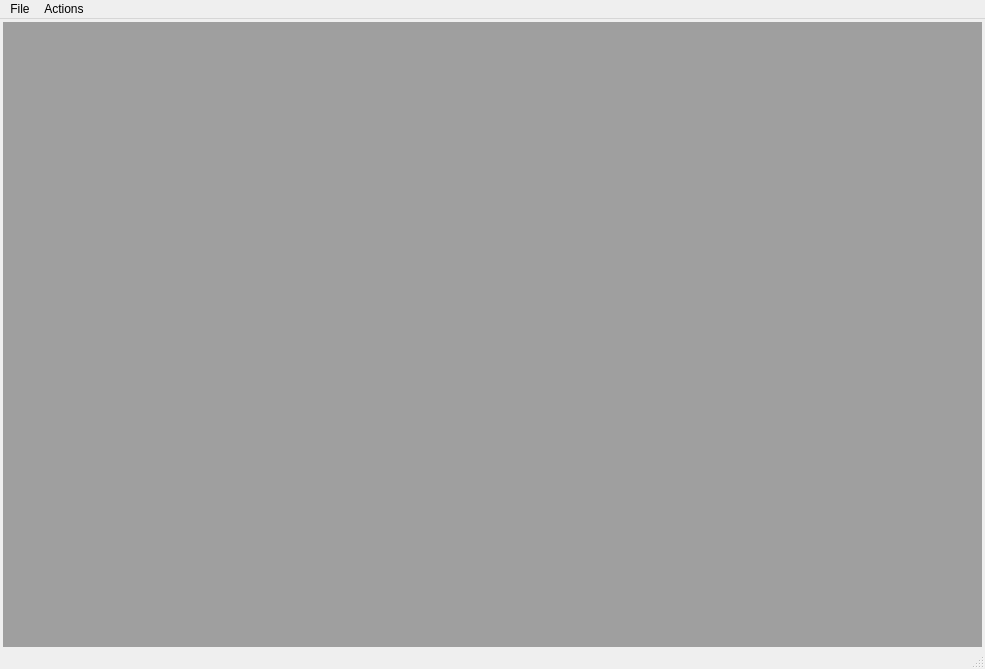
<?xml version="1.0" encoding="UTF-8"?>
<ui version="4.0">
 <class>MainWindow</class>
 <widget class="QMainWindow" name="MainWindow">
  <property name="geometry">
   <rect>
    <x>0</x>
    <y>0</y>
    <width>985</width>
    <height>669</height>
   </rect>
  </property>
  <property name="windowTitle">
   <string>Tsms Client</string>
  </property>
  <widget class="QWidget" name="centralwidget">
   <layout class="QVBoxLayout" name="verticalLayout">
    <property name="spacing">
     <number>6</number>
    </property>
    <property name="leftMargin">
     <number>3</number>
    </property>
    <property name="topMargin">
     <number>3</number>
    </property>
    <property name="rightMargin">
     <number>3</number>
    </property>
    <property name="bottomMargin">
     <number>0</number>
    </property>
    <item>
     <widget class="QMdiArea" name="marea"/>
    </item>
   </layout>
  </widget>
  <widget class="QStatusBar" name="statusbar"/>
  <widget class="QMenuBar" name="menubar">
   <property name="geometry">
    <rect>
     <x>0</x>
     <y>0</y>
     <width>985</width>
     <height>27</height>
    </rect>
   </property>
   <widget class="QMenu" name="menuFile">
    <property name="title">
     <string>File</string>
    </property>
    <addaction name="actionExit"/>
   </widget>
   <widget class="QMenu" name="menuActions">
    <property name="title">
     <string>Actions</string>
    </property>
    <widget class="QMenu" name="menuDriver">
     <property name="title">
      <string>Driver</string>
     </property>
     <addaction name="actionAdd_New_Driver"/>
     <addaction name="separator"/>
     <addaction name="actionView_Drivers"/>
    </widget>
    <widget class="QMenu" name="menuTours_2">
     <property name="title">
      <string>Tours</string>
     </property>
     <addaction name="actionTour_Requests"/>
     <addaction name="separator"/>
     <addaction name="actionAdd_Tour"/>
     <addaction name="actionView_Tours"/>
     <addaction name="actionView_Confirmed_Tours"/>
    </widget>
    <widget class="QMenu" name="menuLocation">
     <property name="title">
      <string>Locations</string>
     </property>
     <addaction name="actionAdd_New_Location"/>
     <addaction name="actionView_Locations"/>
    </widget>
    <widget class="QMenu" name="menuVehicle">
     <property name="title">
      <string>Vehicle</string>
     </property>
     <addaction name="actionAdd_Vehicle"/>
     <addaction name="actionView_Vehicles"/>
     <addaction name="separator"/>
     <addaction name="actionAdd_Expense"/>
     <addaction name="actionView_Expenses"/>
    </widget>
    <widget class="QMenu" name="menuCustomers">
     <property name="title">
      <string>Customers</string>
     </property>
     <addaction name="actionAdd_Customer"/>
     <addaction name="separator"/>
     <addaction name="actionView_Customers"/>
    </widget>
    <widget class="QMenu" name="menuSuppliers">
     <property name="title">
      <string>Suppliers</string>
     </property>
     <addaction name="actionAdd_Supplier"/>
     <addaction name="separator"/>
     <addaction name="actionView_Supplier"/>
    </widget>
    <widget class="QMenu" name="menuExpense_Types">
     <property name="title">
      <string>Expense Types</string>
     </property>
     <addaction name="actionAdd_Expense_Type"/>
     <addaction name="separator"/>
     <addaction name="actionView_Expense_Type"/>
    </widget>
    <addaction name="menuDriver"/>
    <addaction name="menuTours_2"/>
    <addaction name="menuVehicle"/>
    <addaction name="menuCustomers"/>
    <addaction name="menuSuppliers"/>
    <addaction name="separator"/>
    <addaction name="menuLocation"/>
    <addaction name="menuExpense_Types"/>
   </widget>
   <addaction name="menuFile"/>
   <addaction name="menuActions"/>
  </widget>
  <action name="actionExit">
   <property name="text">
    <string>Exit</string>
   </property>
  </action>
  <action name="actionTour_Requests">
   <property name="text">
    <string>Tour Requests</string>
   </property>
  </action>
  <action name="actionAdd_Tour">
   <property name="text">
    <string>Add Tour</string>
   </property>
  </action>
  <action name="actionView_Tours">
   <property name="text">
    <string>View Pending Tours</string>
   </property>
  </action>
  <action name="actionView_Confirmed_Tours">
   <property name="text">
    <string>View Confirmed Tours</string>
   </property>
  </action>
  <action name="actionView_Drivers">
   <property name="text">
    <string>View Drivers</string>
   </property>
  </action>
  <action name="actionAdd_New_Driver">
   <property name="text">
    <string>Add New Driver</string>
   </property>
  </action>
  <action name="actionAdd_New_Location">
   <property name="text">
    <string>Add New Location</string>
   </property>
  </action>
  <action name="actionView_Locations">
   <property name="text">
    <string>View Locations</string>
   </property>
  </action>
  <action name="actionAdd_Vehicle">
   <property name="text">
    <string>Add Vehicle</string>
   </property>
  </action>
  <action name="actionView_Vehicles">
   <property name="text">
    <string>View Vehicles</string>
   </property>
  </action>
  <action name="actionMonthly_Income_Report">
   <property name="text">
    <string>Monthly Income Report</string>
   </property>
  </action>
  <action name="actionVehicle_Expense_Report">
   <property name="text">
    <string>Vehicle Expense Report</string>
   </property>
  </action>
  <action name="actionAdd_Customer">
   <property name="text">
    <string>Add Customer</string>
   </property>
  </action>
  <action name="actionView_Customers">
   <property name="text">
    <string>View Customers</string>
   </property>
  </action>
  <action name="actionAdd_Supplier">
   <property name="text">
    <string>Add Supplier</string>
   </property>
  </action>
  <action name="actionView_Supplier">
   <property name="text">
    <string>View Supplier</string>
   </property>
  </action>
  <action name="actionAdd_Expense_Type">
   <property name="text">
    <string>Add Expense Type</string>
   </property>
  </action>
  <action name="actionView_Expense_Type">
   <property name="text">
    <string>View Expense Type</string>
   </property>
  </action>
  <action name="actionAdd_Rate_Type">
   <property name="text">
    <string>Add Rate Type</string>
   </property>
  </action>
  <action name="actionView_Rate_Tyoes">
   <property name="text">
    <string>View Rate Types</string>
   </property>
  </action>
  <action name="actionAdd_Expense">
   <property name="text">
    <string>Add Expense</string>
   </property>
  </action>
  <action name="actionView_Expenses">
   <property name="text">
    <string>View Expenses</string>
   </property>
  </action>
 </widget>
 <resources/>
 <connections>
  <connection>
   <sender>actionExit</sender>
   <signal>triggered()</signal>
   <receiver>MainWindow</receiver>
   <slot>close()</slot>
   <hints>
    <hint type="sourcelabel">
     <x>-1</x>
     <y>-1</y>
    </hint>
    <hint type="destinationlabel">
     <x>299</x>
     <y>290</y>
    </hint>
   </hints>
  </connection>
 </connections>
</ui>
